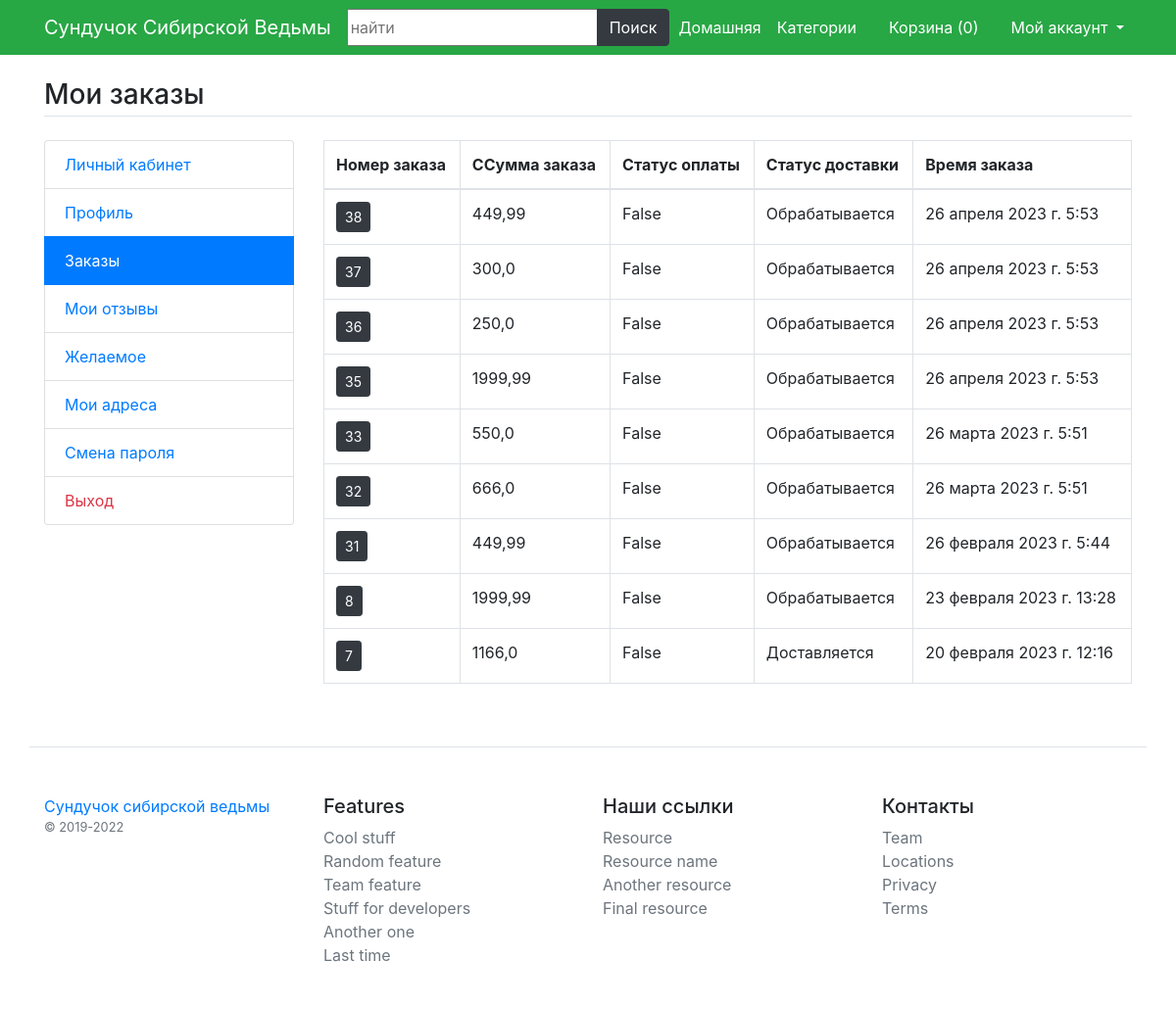
The app's page /my-orders (signed in) with its own data.
### main/models.py (models this page shows)
class CartOrder(models.Model):
    user = models.ForeignKey(User, on_delete=models.CASCADE, verbose_name='Пользователь')
    total_amt = models.FloatField(verbose_name='Итого')
    paid_status = models.BooleanField(default=False, verbose_name='Статус платежа')
    order_dt = models.DateTimeField(auto_now_add=True, verbose_name='Время заказа')
    order_status = models.CharField(choices=status_choice, default='Обрабатывается', max_length=150, verbose_name='Статус заказа')
    class Meta:
        verbose_name = 'Заказ'
        verbose_name_plural = '03. Заказы'

### main/views.py (the view)
# urls.py: path('my-orders',views.my_orders, name='my_orders'),
def my_orders(request):
    orders = CartOrder.objects.filter(user=request.user).order_by('-id')
    return render(request, 'user/orders.html', {'orders': orders})

### main/template_context.py (called while the page is built)
def get_filters(request):
    cats = Product.objects.distinct().values('category__title', 'category__id')
    minMaxPrice = Product.objects.aggregate(Min('price', output_field=FloatField()), Max('price', output_field=FloatField()))
    data = {
        'cats': cats,
        'minMaxPrice': minMaxPrice,
    }
    return data

### main/templates/user/orders.html
{% extends 'base.html' %}
{% load static %}
{% block content %}
<main class="container my-4">
	<h3 class="my-4 border-bottom pb-1">Мои заказы</h3>
	<div class="row">
		<div class="col-md-3">
			<div class="list-group">
				{% include 'user/user-sidebar.html' %}
			</div>
		</div>
		<div class="col-md-9">
			<div class="table-responsive">
				<table class="table-bordered table">
					<thead>
						<tr>
							<th>Номер заказа</th>
							<th>CСумма заказа</th>
							<th>Статус оплаты</th>
							<th>Статус доставки</th>
							<th>Время заказа</th>
						</tr>
					</thead>
					<tbody>
						{% for order in orders %}
						<tr>
							<td><a href="{% url 'my_order_items' order.id %}" class="btn btn-sm btn-dark">{{order.id}}</a></td>
							<td>{{order.total_amt}}</td>
							<td>{{order.paid_status}}</td>
							<td>{{order.order_status}}</td>
							<td>{{order.order_dt}}</td>
						</tr>
						{% endfor %}
					</tbody>
				</table>
			</div>
		</div>
	</div>
</main>
{% endblock %}

### records on screen
CartOrder: id "38", total_amt "449,99", paid_status "False", order_status "Обрабатывается", order_dt "26 апреля 2023 г. 5:53"
CartOrder: id "37", total_amt "300,0", paid_status "False", order_status "Обрабатывается", order_dt "26 апреля 2023 г. 5:53"
CartOrder: id "36", total_amt "250,0", paid_status "False", order_status "Обрабатывается", order_dt "26 апреля 2023 г. 5:53"
CartOrder: id "35", total_amt "1999,99", paid_status "False", order_status "Обрабатывается", order_dt "26 апреля 2023 г. 5:53"
CartOrder: id "33", total_amt "550,0", paid_status "False", order_status "Обрабатывается", order_dt "26 марта 2023 г. 5:51"
CartOrder: id "32", total_amt "666,0", paid_status "False", order_status "Обрабатывается", order_dt "26 марта 2023 г. 5:51"
CartOrder: id "31", total_amt "449,99", paid_status "False", order_status "Обрабатывается", order_dt "26 февраля 2023 г. 5:44"
CartOrder: id "8", total_amt "1999,99", paid_status "False", order_status "Обрабатывается", order_dt "23 февраля 2023 г. 13:28"
CartOrder: id "7", total_amt "1166,0", paid_status "False", order_status "Доставляется", order_dt "20 февраля 2023 г. 12:16"

### other values on screen
{{ request.session.cartdata|length }} "0"
